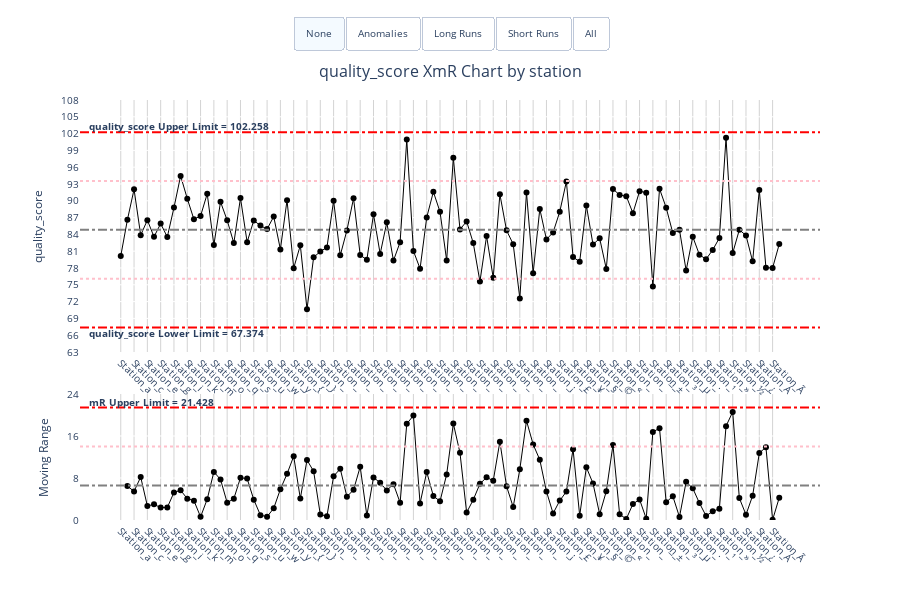

The cell this chart's notebook holds for it:
### Code cell
# Categorical example
categories = ['Station_' + chr(ord('a') + i) for i in range(100)]
categorical_data = pd.DataFrame({
    'station': categories,
    'quality_score': np.random.normal(85, 5, 100)
}).sort_values('station')

xmr_categorical = xmr.XmR(
    data=categorical_data,
    x_ser_name='station',
    y_ser_name='quality_score',
    x_type='categorical',
    # show_grid=False
)

xmr_categorical.xmr_chart

### Figure 1 — Plotly figure (JSON) as saved in the notebook; plotly's stock layout.template omitted (floating-point values rounded to 4 significant figures)
{"data": [{"hovertemplate": "<b>Category:</b> %{x}<br><b>Value:</b> %{y:.2f}<br><extra></extra>", "line": {"color": "black", "width": 1}, "marker": {"color": "black", "size": 6}, "mode": "lines+markers", "name": "quality_score", "type": "scatter", "x": ["Station_a", "Station_b", "Station_c", "Station_d", "Station_e", "Station_f", "Station_g", "Station_h", "Station_i", "Station_j", "Station_k", "Station_l", "Station_m", "Station_n", "Station_o", "Station_p", "Station_q", "Station_r", "Station_s", "Station_t", "Station_u", "Station_v", "Station_w", "Station_x", "Station_y", "Station_z", "Station_{", "Station_|", "Station_}", "Station_~", "Station_", "Station_", "Station_", "Station_", "Station_", "Station_", "Station_", "Station_", "Station_", "Station_", "Station_", "Station_", "Station_", "Station_", "Station_", "Station_", "Station_", "Station_", "Station_", "Station_", "Station_", "Station_", "Station_", "Station_", "Station_", "Station_", "Station_", "Station_", "Station_", "Station_", "Station_", "Station_", "Station_", "Station_ ", "Station_¡", "Station_¢", "Station_£", "Station_¤", "Station_¥", "Station_¦", "Station_§", "Station_¨", "Station_©", "Station_ª", "Station_«", "Station_¬", "Station_", "Station_®", "Station_¯", "Station_°", "Station_±", "Station_²", "Station_³", "Station_´", "Station_µ", "Station_¶", "Station_·", "Station_¸", "Station_¹", "Station_º", "Station_»", "Station_¼", "Station_½", "Station_¾", "Station_¿", "Station_À", "Station_Á", "Station_Â", "Station_Ã", "Station_Ä"], "xaxis": "x", "y": [80.14, 86.6, 92.05, 83.87, 86.55, 83.56, 85.92, 83.54, 88.78, 94.44, 90.39, 86.7, 87.29, 91.26, 82.09, 89.81, 86.51, 82.45, 90.5, 82.62, 86.49, 85.57, 84.95, 87.18, 81.33, 90.11, 77.98, 82.06, 70.63, 79.91, 80.95, 81.68, 90.01, 80.26, 84.7, 90.45, 80.31, 79.47, 87.59, 80.51, 86.15, 79.32, 82.62, 100.9, 81.04, 77.89, 87.03, 91.6, 88.03, 79.34, 97.71, 84.9, 86.32, 82.46, 75.57, 83.7, 76.24, 91.16, 84.72, 82.25, 72.57, 91.48, 77.08, 88.55, 83.1, 84.35, 88.04, 93.45, 79.96, 79.12, 89.16, 82.19, 83.31, 77.84, 92.11, 91.04, 90.83, 87.8, 91.71, 91.45, 74.68, 92.15, 88.77, 84.24, 84.81, 77.55, 83.58, 80.36, 79.58, 81.23, 83.36, 101.2, 80.66, 84.83, 83.81, 79.18, 91.92, 78.05, 78.01, 82.27], "yaxis": "y"}, {"hovertemplate": "<b>Category:</b> %{x}<br><b>Range:</b> %{y:.2f}<br><extra></extra>", "line": {"color": "black", "width": 1}, "marker": {"color": "black", "size": 6}, "mode": "lines+markers", "name": "Moving Range", "type": "scatter", "x": ["Station_a", "Station_b", "Station_c", "Station_d", "Station_e", "Station_f", "Station_g", "Station_h", "Station_i", "Station_j", "Station_k", "Station_l", "Station_m", "Station_n", "Station_o", "Station_p", "Station_q", "Station_r", "Station_s", "Station_t", "Station_u", "Station_v", "Station_w", "Station_x", "Station_y", "Station_z", "Station_{", "Station_|", "Station_}", "Station_~", "Station_", "Station_", "Station_", "Station_", "Station_", "Station_", "Station_", "Station_", "Station_", "Station_", "Station_", "Station_", "Station_", "Station_", "Station_", "Station_", "Station_", "Station_", "Station_", "Station_", "Station_", "Station_", "Station_", "Station_", "Station_", "Station_", "Station_", "Station_", "Station_", "Station_", "Station_", "Station_", "Station_", "Station_ ", "Station_¡", "Station_¢", "Station_£", "Station_¤", "Station_¥", "Station_¦", "Station_§", "Station_¨", "Station_©", "Station_ª", "Station_«", "Station_¬", "Station_", "Station_®", "Station_¯", "Station_°", "Station_±", "Station_²", "Station_³", "Station_´", "Station_µ", "Station_¶", "Station_·", "Station_¸", "Station_¹", "Station_º", "Station_»", "Station_¼", "Station_½", "Station_¾", "Station_¿", "Station_À", "Station_Á", "Station_Â", "Station_Ã", "Station_Ä"], "xaxis": "x2", "y": [null, 6.462, 5.451, 8.18, 2.677, 2.982, 2.361, 2.381, 5.238, 5.662, 4.058, 3.69, 0.5973, 3.963, 9.166, 7.72, 3.296, 4.06, 8.048, 7.885, 3.872, 0.92, 0.6206, 2.237, 5.859, 8.787, 12.14, 4.082, 11.42, 9.274, 1.041, 0.727, 8.339, 9.755, 4.445, 5.746, 10.14, 0.8401, 8.119, 7.075, 5.638, 6.832, 3.3, 18.32, 19.9, 3.152, 9.148, 4.567, 3.574, 8.684, 18.36, 12.81, 1.423, 3.862, 6.886, 8.132, 7.464, 14.92, 6.442, 2.466, 9.683, 18.91, 14.4, 11.47, 5.442, 1.249, 3.691, 5.409, 13.5, 0.8324, 10.04, 6.97, 1.113, 5.47, 14.28, 1.079, 0.2033, 3.036, 3.916, 0.2591, 16.78, 17.48, 3.38, 4.528, 0.5695, 7.267, 6.038, 3.229, 0.7762, 1.649, 2.134, 17.88, 20.58, 4.17, 1.015, 4.627, 12.74, 13.88, 0.03303, 4.254], "yaxis": "y2"}, {"marker": {"color": "red", "size": 8, "symbol": "cross"}, "mode": "markers", "texttemplate": "%{y}", "type": "scatter", "visible": false, "x": [], "xaxis": "x", "y": [], "yaxis": "y"}, {"marker": {"color": "red", "size": 8, "symbol": "cross"}, "mode": "markers", "type": "scatter", "visible": false, "x": [], "xaxis": "x2", "y": [], "yaxis": "y2"}], "layout": {"annotations": [{"font": {"size": 16}, "showarrow": false, "text": "quality_score XmR Chart by station", "x": 0.5, "xanchor": "center", "xref": "paper", "y": 1.1, "yanchor": "top", "yref": "paper"}, {"font": {"size": 10}, "showarrow": false, "text": "<b>mR Upper Limit = 21.428</b>", "x": 0.01, "xanchor": "left", "xref": "paper", "y": 22.5, "yanchor": "auto", "yref": "y2"}, {"font": {"size": 10}, "showarrow": false, "text": "<b>quality_score Upper Limit = 102.258</b>", "x": 0.01, "xanchor": "left", "xref": "paper", "y": 103.3, "yanchor": "auto", "yref": "y"}, {"font": {"size": 10}, "showarrow": false, "text": "<b>quality_score Lower Limit = 67.374</b>", "x": 0.01, "xanchor": "left", "xref": "paper", "y": 66.33, "yanchor": "auto", "yref": "y"}], "font": {"size": 10}, "height": 600, "hovermode": "x", "plot_bgcolor": "white", "shapes": [{"line": {"color": "gray", "dash": "dashdot"}, "type": "line", "x0": 0, "x1": 1, "xref": "x domain", "y0": 84.82, "y1": 84.82, "yref": "y"}, {"line": {"color": "red", "dash": "dashdot"}, "type": "line", "x0": 0, "x1": 1, "xref": "x domain", "y0": 102.3, "y1": 102.3, "yref": "y"}, {"line": {"color": "red", "dash": "dashdot"}, "type": "line", "x0": 0, "x1": 1, "xref": "x domain", "y0": 67.37, "y1": 67.37, "yref": "y"}, {"line": {"color": "pink", "dash": "dot"}, "type": "line", "x0": 0, "x1": 1, "xref": "x domain", "y0": 93.54, "y1": 93.54, "yref": "y"}, {"line": {"color": "pink", "dash": "dot"}, "type": "line", "x0": 0, "x1": 1, "xref": "x domain", "y0": 76.1, "y1": 76.1, "yref": "y"}, {"line": {"color": "gray", "dash": "dashdot"}, "type": "line", "x0": 0, "x1": 1, "xref": "x domain", "y0": 6.557, "y1": 6.557, "yref": "y2"}, {"line": {"color": "red", "dash": "dashdot"}, "type": "line", "x0": 0, "x1": 1, "xref": "x domain", "y0": 21.43, "y1": 21.43, "yref": "y2"}, {"line": {"color": "pink", "dash": "dot"}, "type": "line", "x0": 0, "x1": 1, "xref": "x domain", "y0": 13.99, "y1": 13.99, "yref": "y2"}], "showlegend": false, "updatemenus": [{"active": 0, "buttons": [{"args": [{"visible": [true, true, false, false]}, {"annotations": [{"font": {"size": 16}, "showarrow": false, "text": "quality_score XmR Chart by station", "x": 0.5, "xanchor": "center", "xref": "paper", "y": 1.1, "yanchor": "top", "yref": "paper"}, {"font": {"size": 10}, "showarrow": false, "text": "<b>mR Upper Limit = 21.428</b>", "x": 0.01, "xanchor": "left", "xref": "paper", "y": 22.5, "yanchor": "auto", "yref": "y2"}, {"font": {"size": 10}, "showarrow": false, "text": "<b>quality_score Upper Limit = 102.258</b>", "x": 0.01, "xanchor": "left", "xref": "paper", "y": 103.3, "yanchor": "auto", "yref": "y"}, {"font": {"size": 10}, "showarrow": false, "text": "<b>quality_score Lower Limit = 67.374</b>", "x": 0.01, "xanchor": "left", "xref": "paper", "y": 66.33, "yanchor": "auto", "yref": "y"}], "shapes": [{"line": {"color": "gray", "dash": "dashdot"}, "type": "line", "x0": 0, "x1": 1, "xref": "x domain", "y0": 84.82, "y1": 84.82, "yref": "y"}, {"line": {"color": "red", "dash": "dashdot"}, "type": "line", "x0": 0, "x1": 1, "xref": "x domain", "y0": 102.3, "y1": 102.3, "yref": "y"}, {"line": {"color": "red", "dash": "dashdot"}, "type": "line", "x0": 0, "x1": 1, "xref": "x domain", "y0": 67.37, "y1": 67.37, "yref": "y"}, {"line": {"color": "pink", "dash": "dot"}, "type": "line", "x0": 0, "x1": 1, "xref": "x domain", "y0": 93.54, "y1": 93.54, "yref": "y"}, {"line": {"color": "pink", "dash": "dot"}, "type": "line", "x0": 0, "x1": 1, "xref": "x domain", "y0": 76.1, "y1": 76.1, "yref": "y"}, {"line": {"color": "gray", "dash": "dashdot"}, "type": "line", "x0": 0, "x1": 1, "xref": "x domain", "y0": 6.557, "y1": 6.557, "yref": "y2"}, {"line": {"color": "red", "dash": "dashdot"}, "type": "line", "x0": 0, "x1": 1, "xref": "x domain", "y0": 21.43, "y1": 21.43, "yref": "y2"}, {"line": {"color": "pink", "dash": "dot"}, "type": "line", "x0": 0, "x1": 1, "xref": "x domain", "y0": 13.99, "y1": 13.99, "yref": "y2"}]}], "label": "None", "method": "update"}, {"args": [{"visible": [true, true, true, true]}, {"annotations": [{"font": {"size": 16}, "showarrow": false, "text": "quality_score XmR Chart by station", "x": 0.5, "xanchor": "center", "xref": "paper", "y": 1.1, "yanchor": "top", "yref": "paper"}, {"font": {"size": 10}, "showarrow": false, "text": "<b>mR Upper Limit = 21.428</b>", "x": 0.01, "xanchor": "left", "xref": "paper", "y": 22.5, "yanchor": "auto", "yref": "y2"}, {"font": {"size": 10}, "showarrow": false, "text": "<b>quality_score Upper Limit = 102.258</b>", "x": 0.01, "xanchor": "left", "xref": "paper", "y": 103.3, "yanchor": "auto", "yref": "y"}, {"font": {"size": 10}, "showarrow": false, "text": "<b>quality_score Lower Limit = 67.374</b>", "x": 0.01, "xanchor": "left", "xref": "paper", "y": 66.33, "yanchor": "auto", "yref": "y"}], "shapes": [{"line": {"color": "gray", "dash": "dashdot"}, "type": "line", "x0": 0, "x1": 1, "xref": "x domain", "y0": 84.82, "y1": 84.82, "yref": "y"}, {"line": {"color": "red", "dash": "dashdot"}, "type": "line", "x0": 0, "x1": 1, "xref": "x domain", "y0": 102.3, "y1": 102.3, "yref": "y"}, {"line": {"color": "red", "dash": "dashdot"}, "type": "line", "x0": 0, "x1": 1, "xref": "x domain", "y0": 67.37, "y1": 67.37, "yref": "y"}, {"line": {"color": "pink", "dash": "dot"}, "type": "line", "x0": 0, "x1": 1, "xref": "x domain", "y0": 93.54, "y1": 93.54, "yref": "y"}, {"line": {"color": "pink", "dash": "dot"}, "type": "line", "x0": 0, "x1": 1, "xref": "x domain", "y0": 76.1, "y1": 76.1, "yref": "y"}, {"line": {"color": "gray", "dash": "dashdot"}, "type": "line", "x0": 0, "x1": 1, "xref": "x domain", "y0": 6.557, "y1": 6.557, "yref": "y2"}, {"line": {"color": "red", "dash": "dashdot"}, "type": "line", "x0": 0, "x1": 1, "xref": "x domain", "y0": 21.43, "y1": 21.43, "yref": "y2"}, {"line": {"color": "pink", "dash": "dot"}, "type": "line", "x0": 0, "x1": 1, "xref": "x domain", "y0": 13.99, "y1": 13.99, "yref": "y2"}]}], "label": "Anomalies", "method": "update"}, {"args": [{"visible": [true, true, false, false]}, {"annotations": [{"font": {"size": 16}, "showarrow": false, "text": "quality_score XmR Chart by station", "x": 0.5, "xanchor": "center", "xref": "paper", "y": 1.1, "yanchor": "top", "yref": "paper"}, {"font": {"size": 10}, "showarrow": false, "text": "<b>mR Upper Limit = 21.428</b>", "x": 0.01, "xanchor": "left", "xref": "paper", "y": 22.5, "yanchor": "auto", "yref": "y2"}, {"font": {"size": 10}, "showarrow": false, "text": "<b>quality_score Upper Limit = 102.258</b>", "x": 0.01, "xanchor": "left", "xref": "paper", "y": 103.3, "yanchor": "auto", "yref": "y"}, {"font": {"size": 10}, "showarrow": false, "text": "<b>quality_score Lower Limit = 67.374</b>", "x": 0.01, "xanchor": "left", "xref": "paper", "y": 66.33, "yanchor": "auto", "yref": "y"}], "shapes": [{"line": {"color": "gray", "dash": "dashdot"}, "type": "line", "x0": 0, "x1": 1, "xref": "x domain", "y0": 84.82, "y1": 84.82, "yref": "y"}, {"line": {"color": "red", "dash": "dashdot"}, "type": "line", "x0": 0, "x1": 1, "xref": "x domain", "y0": 102.3, "y1": 102.3, "yref": "y"}, {"line": {"color": "red", "dash": "dashdot"}, "type": "line", "x0": 0, "x1": 1, "xref": "x domain", "y0": 67.37, "y1": 67.37, "yref": "y"}, {"line": {"color": "pink", "dash": "dot"}, "type": "line", "x0": 0, "x1": 1, "xref": "x domain", "y0": 93.54, "y1": 93.54, "yref": "y"}, {"line": {"color": "pink", "dash": "dot"}, "type": "line", "x0": 0, "x1": 1, "xref": "x domain", "y0": 76.1, "y1": 76.1, "yref": "y"}, {"line": {"color": "gray", "dash": "dashdot"}, "type": "line", "x0": 0, "x1": 1, "xref": "x domain", "y0": 6.557, "y1": 6.557, "yref": "y2"}, {"line": {"color": "red", "dash": "dashdot"}, "type": "line", "x0": 0, "x1": 1, "xref": "x domain", "y0": 21.43, "y1": 21.43, "yref": "y2"}, {"line": {"color": "pink", "dash": "dot"}, "type": "line", "x0": 0, "x1": 1, "xref": "x domain", "y0": 13.99, "y1": 13.99, "yref": "y2"}, {"fillcolor": "pink", "line": {"color": "purple", "dash": "longdashdot", "width": 2}, "name": "Long Run", "opacity": 0.2, "path": "M Station_´ 86.49460050511108 L Station_µ 87.06406334104433 L Station_¶ 79.79695352568848 L Station_· 85.83448244985111 L Station_¸ 82.60564788224117 L Station_¹ 81.82947120529667 L Station_º 83.47867146472494 L Station_» 85.61226880952117 L Station_» 81.11226880952117 L Station_º 78.97867146472494 L Station_¹ 77.32947120529667 L Station_¸ 78.10564788224117 L Station_· 81.33448244985111 L Station_¶ 75.29695352568848 L Station_µ 82.56406334104433 L Station_´ 81.99460050511108 Z", "type": "path"}]}], "label": "Long Runs", "method": "update"}, {"args": [{"visible": [true, true, false, false]}, {"annotations": [{"font": {"size": 16}, "showarrow": false, "text": "quality_score XmR Chart by station", "x": 0.5, "xanchor": "center", "xref": "paper", "y": 1.1, "yanchor": "top", "yref": "paper"}, {"font": {"size": 10}, "showarrow": false, "text": "<b>mR Upper Limit = 21.428</b>", "x": 0.01, "xanchor": "left", "xref": "paper", "y": 22.5, "yanchor": "auto", "yref": "y2"}, {"font": {"size": 10}, "showarrow": false, "text": "<b>quality_score Upper Limit = 102.258</b>", "x": 0.01, "xanchor": "left", "xref": "paper", "y": 103.3, "yanchor": "auto", "yref": "y"}, {"font": {"size": 10}, "showarrow": false, "text": "<b>quality_score Lower Limit = 67.374</b>", "x": 0.01, "xanchor": "left", "xref": "paper", "y": 66.33, "yanchor": "auto", "yref": "y"}], "shapes": [{"line": {"color": "gray", "dash": "dashdot"}, "type": "line", "x0": 0, "x1": 1, "xref": "x domain", "y0": 84.82, "y1": 84.82, "yref": "y"}, {"line": {"color": "red", "dash": "dashdot"}, "type": "line", "x0": 0, "x1": 1, "xref": "x domain", "y0": 102.3, "y1": 102.3, "yref": "y"}, {"line": {"color": "red", "dash": "dashdot"}, "type": "line", "x0": 0, "x1": 1, "xref": "x domain", "y0": 67.37, "y1": 67.37, "yref": "y"}, {"line": {"color": "pink", "dash": "dot"}, "type": "line", "x0": 0, "x1": 1, "xref": "x domain", "y0": 93.54, "y1": 93.54, "yref": "y"}, {"line": {"color": "pink", "dash": "dot"}, "type": "line", "x0": 0, "x1": 1, "xref": "x domain", "y0": 76.1, "y1": 76.1, "yref": "y"}, {"line": {"color": "gray", "dash": "dashdot"}, "type": "line", "x0": 0, "x1": 1, "xref": "x domain", "y0": 6.557, "y1": 6.557, "yref": "y2"}, {"line": {"color": "red", "dash": "dashdot"}, "type": "line", "x0": 0, "x1": 1, "xref": "x domain", "y0": 21.43, "y1": 21.43, "yref": "y2"}, {"line": {"color": "pink", "dash": "dot"}, "type": "line", "x0": 0, "x1": 1, "xref": "x domain", "y0": 13.99, "y1": 13.99, "yref": "y2"}]}], "label": "Short Runs", "method": "update"}, {"args": [{"visible": [true, true, true, true]}, {"annotations": [{"font": {"size": 16}, "showarrow": false, "text": "quality_score XmR Chart by station", "x": 0.5, "xanchor": "center", "xref": "paper", "y": 1.1, "yanchor": "top", "yref": "paper"}, {"font": {"size": 10}, "showarrow": false, "text": "<b>mR Upper Limit = 21.428</b>", "x": 0.01, "xanchor": "left", "xref": "paper", "y": 22.5, "yanchor": "auto", "yref": "y2"}, {"font": {"size": 10}, "showarrow": false, "text": "<b>quality_score Upper Limit = 102.258</b>", "x": 0.01, "xanchor": "left", "xref": "paper", "y": 103.3, "yanchor": "auto", "yref": "y"}, {"font": {"size": 10}, "showarrow": false, "text": "<b>quality_score Lower Limit = 67.374</b>", "x": 0.01, "xanchor": "left", "xref": "paper", "y": 66.33, "yanchor": "auto", "yref": "y"}], "shapes": [{"line": {"color": "gray", "dash": "dashdot"}, "type": "line", "x0": 0, "x1": 1, "xref": "x domain", "y0": 84.82, "y1": 84.82, "yref": "y"}, {"line": {"color": "red", "dash": "dashdot"}, "type": "line", "x0": 0, "x1": 1, "xref": "x domain", "y0": 102.3, "y1": 102.3, "yref": "y"}, {"line": {"color": "red", "dash": "dashdot"}, "type": "line", "x0": 0, "x1": 1, "xref": "x domain", "y0": 67.37, "y1": 67.37, "yref": "y"}, {"line": {"color": "pink", "dash": "dot"}, "type": "line", "x0": 0, "x1": 1, "xref": "x domain", "y0": 93.54, "y1": 93.54, "yref": "y"}, {"line": {"color": "pink", "dash": "dot"}, "type": "line", "x0": 0, "x1": 1, "xref": "x domain", "y0": 76.1, "y1": 76.1, "yref": "y"}, {"line": {"color": "gray", "dash": "dashdot"}, "type": "line", "x0": 0, "x1": 1, "xref": "x domain", "y0": 6.557, "y1": 6.557, "yref": "y2"}, {"line": {"color": "red", "dash": "dashdot"}, "type": "line", "x0": 0, "x1": 1, "xref": "x domain", "y0": 21.43, "y1": 21.43, "yref": "y2"}, {"line": {"color": "pink", "dash": "dot"}, "type": "line", "x0": 0, "x1": 1, "xref": "x domain", "y0": 13.99, "y1": 13.99, "yref": "y2"}, {"fillcolor": "pink", "line": {"color": "purple", "dash": "longdashdot", "width": 2}, "name": "Long Run", "opacity": 0.2, "path": "M Station_´ 86.49460050511108 L Station_µ 87.06406334104433 L Station_¶ 79.79695352568848 L Station_· 85.83448244985111 L Station_¸ 82.60564788224117 L Station_¹ 81.82947120529667 L Station_º 83.47867146472494 L Station_» 85.61226880952117 L Station_» 81.11226880952117 L Station_º 78.97867146472494 L Station_¹ 77.32947120529667 L Station_¸ 78.10564788224117 L Station_· 81.33448244985111 L Station_¶ 75.29695352568848 L Station_µ 82.56406334104433 L Station_´ 81.99460050511108 Z", "type": "path"}]}], "label": "All", "method": "update"}], "direction": "right", "type": "buttons", "x": 0.5, "xanchor": "center", "y": 1.2}], "xaxis": {"anchor": "y", "automargin": true, "domain": [0, 1], "gridcolor": "lightgray", "showgrid": true, "showline": true, "showspikes": true, "showticklabels": true, "spikemode": "across+toaxis", "spikesnap": "cursor", "tickangle": 45, "tickformat": "%b\n%Y", "ticklabelmode": "period", "type": "category", "zeroline": false}, "xaxis2": {"anchor": "y2", "automargin": true, "domain": [0, 1], "gridcolor": "lightgray", "showgrid": true, "showline": true, "showspikes": true, "showticklabels": true, "spikemode": "across+toaxis", "spikesnap": "cursor", "tickangle": 45, "tickformat": "%b\n%Y", "ticklabelmode": "period", "type": "category", "zeroline": false}, "yaxis": {"anchor": "x", "domain": [0.4, 1], "dtick": 3, "range": [63, 108], "tickformat": "0", "title": {"text": "quality_score"}}, "yaxis2": {"anchor": "x2", "domain": [0, 0.3], "dtick": 8, "range": [0, 24], "tickformat": "0", "title": {"text": "Moving Range"}}}}
